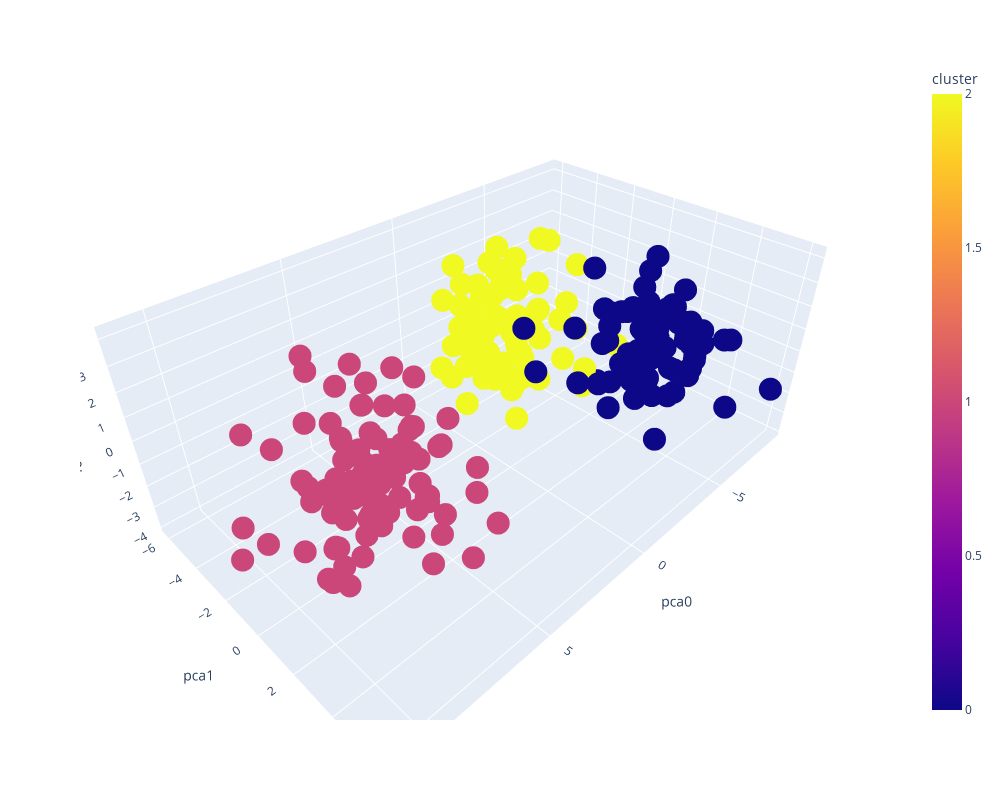

The notebook cell this image was saved under:
### Code cell
# fig = go.Figure(data=go.Scatter3d(pca_df.iloc[:3]))
# fig.update_layout(width=500, height=400, margin=dict(t=40, r=0, l=20, b=20))
# camera=dict(
#     up=dict(x=0, y=0, z=1),
#     center=dict(x=0, y=0, z=0),
#     eye=dict(x=1.25, y=1.25, z=1.25)
# )
# fig.update_layout(scene_camera=camera, title='Visualização tri-dimensional do PCA')
# fig.show()
px.scatter_3d(pca_df, x='pca0', y='pca1', z='pca2', color='cluster', width=1000, height=800)

### Figure 1 — Plotly figure (JSON) as saved in the notebook; plotly's stock layout.template omitted (floating-point values rounded to 4 significant figures; data arrays with more than 128 entries replaced by an {"elided": "..."} marker saying what was removed)
{"data": [{"hovertemplate": "pca0=%{x}<br>pca1=%{y}<br>pca2=%{z}<br>cluster=%{marker.color}<extra></extra>", "legendgroup": "", "marker": {"color": {"elided": "250 int values"}, "coloraxis": "coloraxis", "symbol": "circle"}, "mode": "markers", "name": "", "scene": "scene", "showlegend": false, "type": "scatter3d", "x": {"elided": "250 float values"}, "y": {"elided": "250 float values"}, "z": {"elided": "250 float values"}}], "layout": {"coloraxis": {"colorbar": {"title": {"text": "cluster"}}, "colorscale": [[0, "#0d0887"], [0.1111, "#46039f"], [0.2222, "#7201a8"], [0.3333, "#9c179e"], [0.4444, "#bd3786"], [0.5556, "#d8576b"], [0.6667, "#ed7953"], [0.7778, "#fb9f3a"], [0.8889, "#fdca26"], [1, "#f0f921"]]}, "height": 800, "legend": {"tracegroupgap": 0}, "margin": {"t": 60}, "scene": {"domain": {"x": [0, 1], "y": [0, 1]}, "xaxis": {"title": {"text": "pca0"}}, "yaxis": {"title": {"text": "pca1"}}, "zaxis": {"title": {"text": "pca2"}}}, "width": 1000}}
